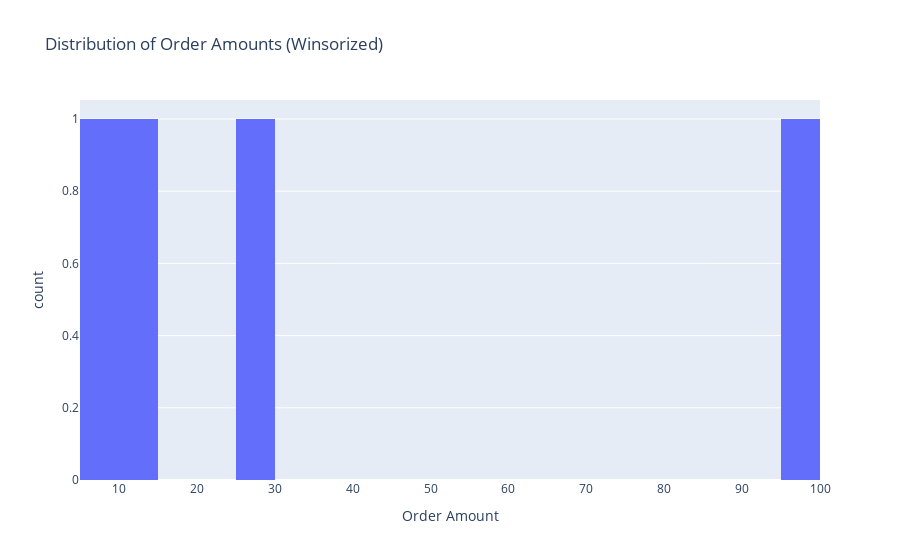

Notebook cell for this chart:
### Code cell
ROOT = Path.cwd().parent
p = make_paths(ROOT)


df_paid = df[
    (df["status_clean"] == "paid") &
    (df["amount_winsor"].notna())
]


fig = px.histogram(
    df_paid,
    x="amount_winsor",
    nbins=30,
    title="Distribution of Order Amounts (Winsorized)",
    labels={"amount_winsor": "Order Amount"}
)


fig.write_image(p.reports / "figures" / "amount_hist_winsor.png")
fig.show()

### Figure 1 — Plotly figure (JSON) as saved in the notebook; plotly's stock layout.template omitted (floating-point values rounded to 4 significant figures)
{"data": [{"bingroup": "x", "hovertemplate": "Order Amount=%{x}<br>count=%{y}<extra></extra>", "legendgroup": "", "marker": {"color": "#636efa", "pattern": {"shape": ""}}, "name": "", "nbinsx": 30, "orientation": "v", "showlegend": false, "type": "histogram", "x": [12.5, 8.135, 25.0, 97.75], "xaxis": "x", "yaxis": "y"}], "layout": {"barmode": "relative", "legend": {"tracegroupgap": 0}, "title": {"text": "Distribution of Order Amounts (Winsorized)"}, "xaxis": {"anchor": "y", "domain": [0, 1], "title": {"text": "Order Amount"}}, "yaxis": {"anchor": "x", "domain": [0, 1], "title": {"text": "count"}}}}
